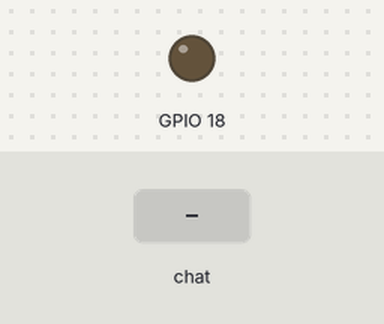
This program was run on a simulated Raspberry Pi (BCM pin numbers). Shown: output pins drawn as LEDs (lit = HIGH). The test bench sets the inputs (shaded band). What the program prints to the terminal is not drawn.

Above: at 1.2 s.
1.3 s: chat message "/Prendetepapacuichan" arrives
At 2.7 s:
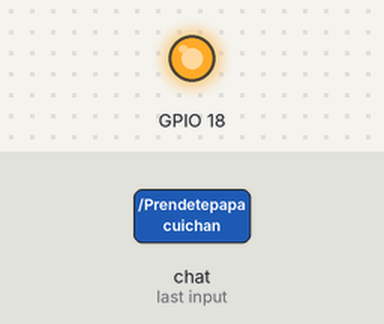
4.3 s: chat message "/Apagatepapacuichan" arrives
Timing chart, 0 to 7.3 s (numbered marks = the images above; inputs shaded):
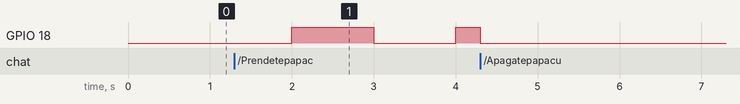

The program:

botpapacuichan.py
```python
import RPi.GPIO as GPIO
import time
import telepot
from telepot.loop import MessageLoop

GPIO.setwarnings(False)
GPIO.setmode(GPIO.BCM)
GPIO.setup(18, GPIO.OUT)

TOKEN = '7576159730:AAF40kCysk09VM8hnM6K0QRhHS3p8GLCmL4'
bot = telepot.Bot(TOKEN)

led_status = False

def handle(msg):
    global led_status
    chat_id = msg['chat']['id']
    command = msg['text']

    if command == '/start':
        bot.sendMessage(chat_id, 'Bienvenido a este hermoso bot usa /Prendetepapacuichan para encender el LED y /Apagatepapacuichan para apagarlo')
    elif command == '/Prendetepapacuichan':
        led_status = True
        bot.sendMessage(chat_id, 'LED encendido funcionando por que Diosito Quiere')
    elif command == '/Apagatepapacuichan':
        led_status = False
        GPIO.output(18, False)
        bot.sendMessage(chat_id, 'LED apagado ta mimido')
    else:
        bot.sendMessage(chat_id, 'Ewe usa lo que te pide >:c  /on o /off.')

MessageLoop(bot, handle).run_as_thread()

print("Bot iniciado. Usa /on para encender el LED y /off para apagarlo.")
while True:
    if led_status:
        GPIO.output(18, True)
        time.sleep(1)
        GPIO.output(18, False)
        time.sleep(1)
    else:
        GPIO.output(18, False)
        time.sleep(1)
```

Measured:
- after the input at 1.3 s, GPIO 18: LOW → HIGH after 0.70 s, → LOW 1.0 s later, → HIGH 1.0 s later
